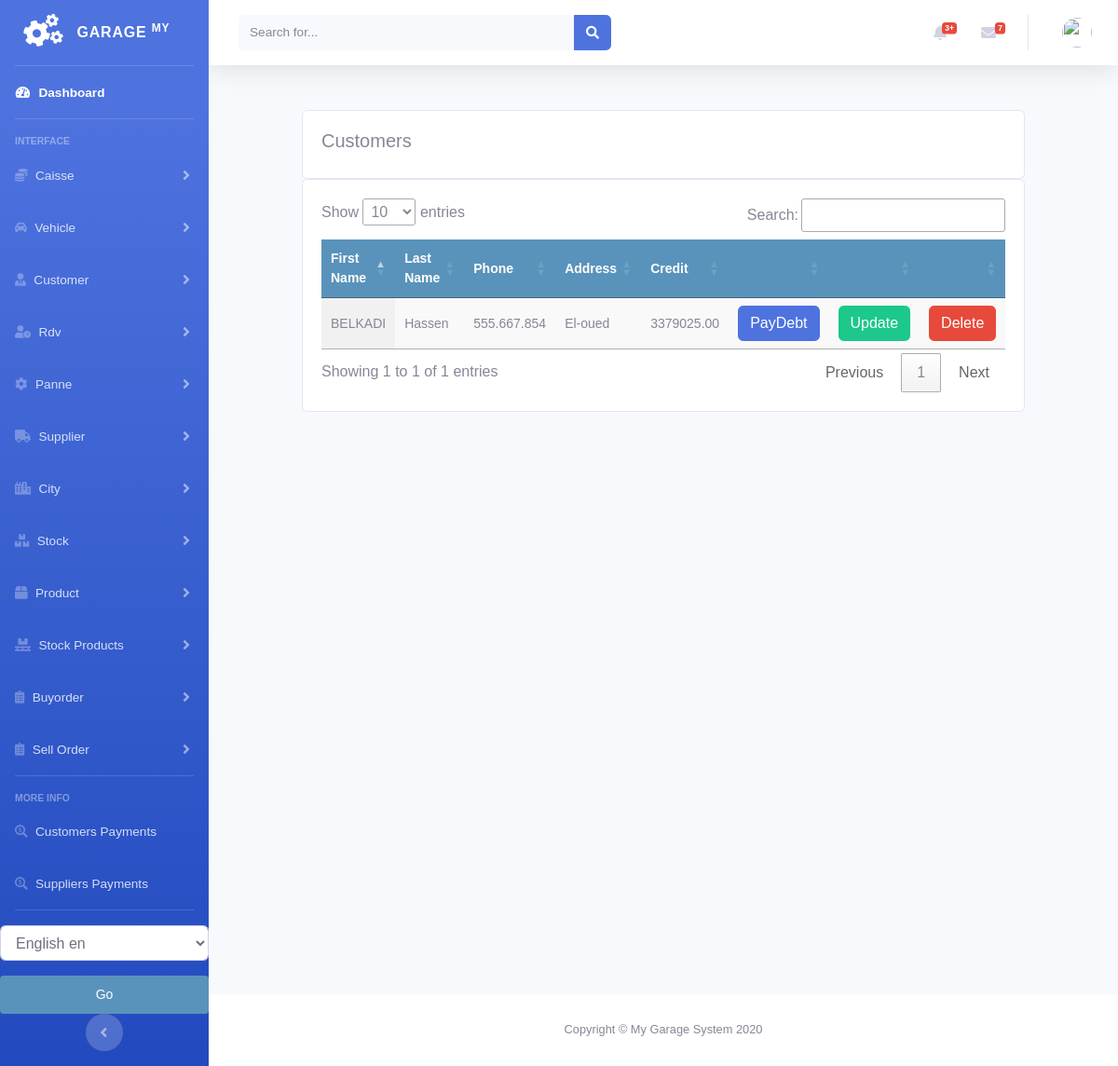
Before: /supplier/supplier_list with the older database file.
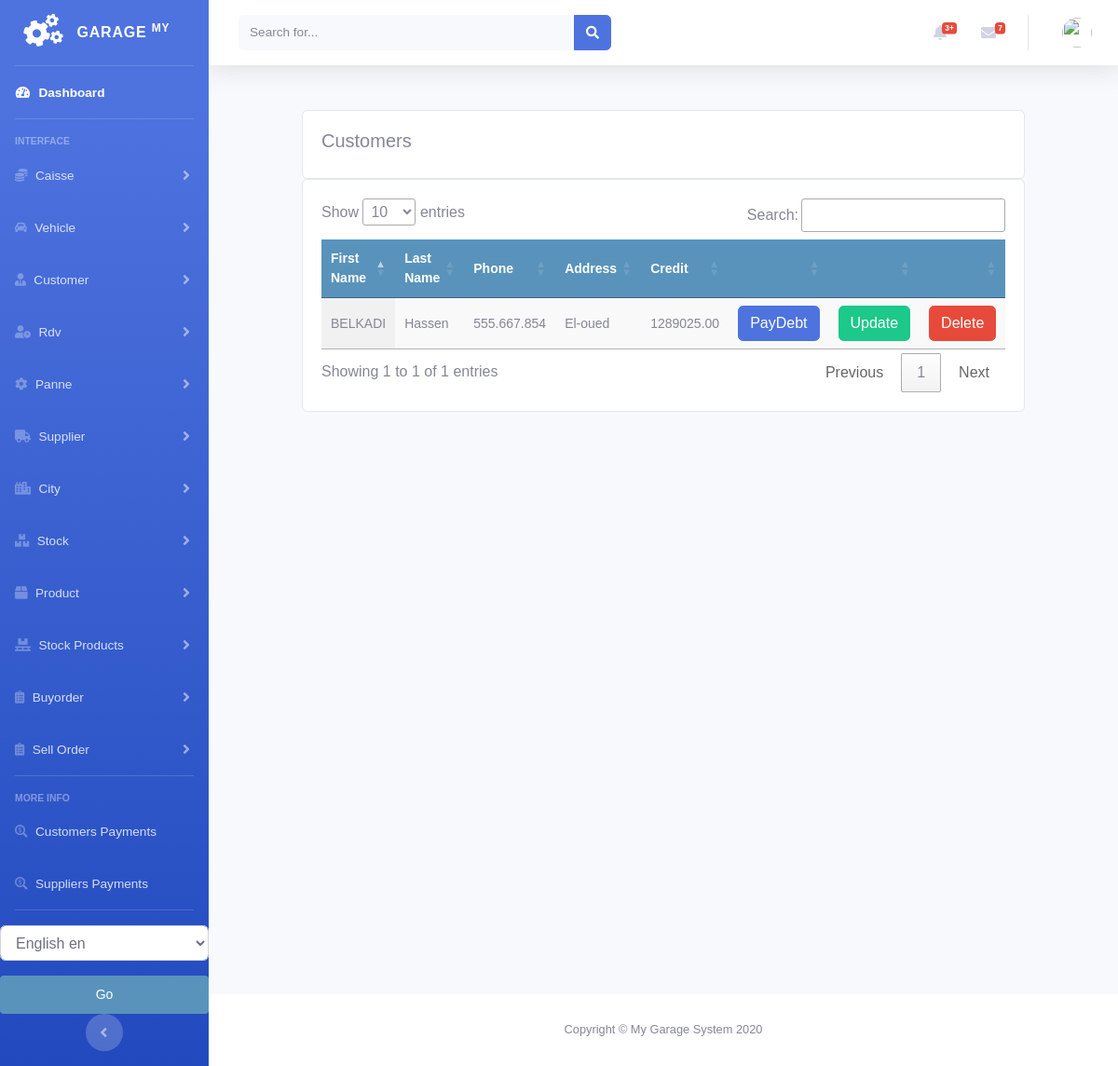
After: the same page with the newer database file.
### supplier/models.py (models this page shows, shortened)
class Supplier(models.Model):
    firstname = models.CharField(max_length=250, null=True)
    lastname = models.CharField(max_length=250, null=True)
    address = models.CharField(max_length=200, null=True)
    phone = models.CharField(max_length=200, null=True)
    email = models.EmailField(null=True)
    date_created = models.DateTimeField(auto_now_add=True, null=True)
    date_joined = models.DateField(null=True)
    credit = models.DecimalField(max_digits=10, decimal_places=2, null=True, default=0.0)

### supplier/views.py (the view)
# urls.py: path('supplier_list', views.supplier_list, name='supplier_list'),
def supplier_list(request):
    suppliers = Supplier.objects.all()
    context = {
        'suppliers': suppliers
    }
    return render(request, 'supplier/list_supplier.html', context)

### supplier/templates/supplier/list_supplier.html (shortened to what this page needs)
{% extends 'home.html' %}
{% load static %}
{% block content %}
<br>
<div class="row">
    <div class="col">
        <div class="card card-body">
            <h5>Customers</h5>
        </div>
        <div class="card card-body">
            <table id="table_id" class="display text-center">
                <thead>
                <tr>
                    <th>First Name</th>
                    <th>Last Name</th>
                    <th>Phone</th>
                    <th>Address</th>
                    <th>Credit</th>
                    <th></th>
                    <th></th>
                    <th></th>
                </tr>
                </thead>
                <tbody>
                {% for supplier in suppliers %}
                <tr>
                    <td>
                        {{supplier.firstname}}
                    </td>
                    <td>
                        {{supplier.lastname}}
                    </td>
                    <td>
                        {{supplier.phone}}
                    </td>
                    <td>
                        {{supplier.address}}
                    </td>
                    <td>
                        {{supplier.credit}}
                    </td>
                    <td>
                        {% if supplier.credit > 0%}
                        <a class="btn btn-primary " href="{% url 'payments:create_supplier_payment_by_supplier' supplier.id %}">PayDebt</a>
                        {% endif %}
                    </td>
                    <td>
                        <a class="btn btn-success " href="{% url 'supplier:update_supplier' supplier.id %}">Update</a>
                    </td>
                    <td>
                        <a class="btn btn-danger " href="{% url 'supplier:delete_supplier' supplier.id %}">Delete</a>
                    </td>
                </tr>
                {% endfor %}
                </tbody>
            </table>
        </div>
    </div>
</div>
{% endblock %}
{% block jsscript %}
<link rel="stylesheet" href="https://ajax.googleapis.com/ajax/libs/jqueryui/1.12.1/themes/smoothness/jquery-ui.css">
<link rel="stylesheet" href="https://cdnjs.cloudflare.com/ajax/libs/chosen/1.8.7/chosen.min.css"/>
<link rel="stylesheet" type="text/css" href="https://cdn.datatables.net/1.10.22/css/jquery.dataTables.css">
{% endblock %}

Changed rows visible on the page:
changed Supplier "BELKADI": credit "3379025.00" → "1289025.00"
